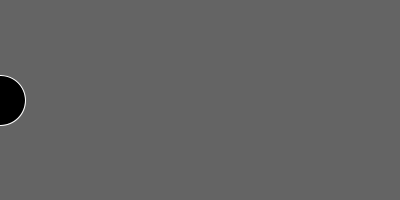
Frame 1 (no input)
Frame 60 (the mouse pressed at the canvas centre just before this capture): identical to frame 1, image omitted
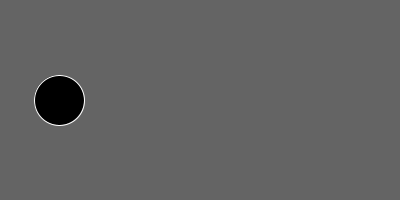
Frame 120 (the mouse held since frame 60 and released just before this capture)

The Processing sketch that drew these frames (run headless with seeded random() and noise(); from frame 60 on, the mouse is pressed at the canvas centre):

// Processing sketch: processing_112747
// ── processing_112747.pde

// Exercise 5-8. Revising Example 4-3 to set a ball in motion once the mouse is pressed.

boolean move = false;

int circleX = 0;
int circleY = 100;

void setup() {
  size(400, 200);
}

void draw() {
  background(100);
  stroke(255);
  fill(0);
  ellipse(circleX, circleY, 50, 50);
  if (move) circleX = constrain(++circleX, 0, width);
}

void mousePressed() {
  move = !move;
}
